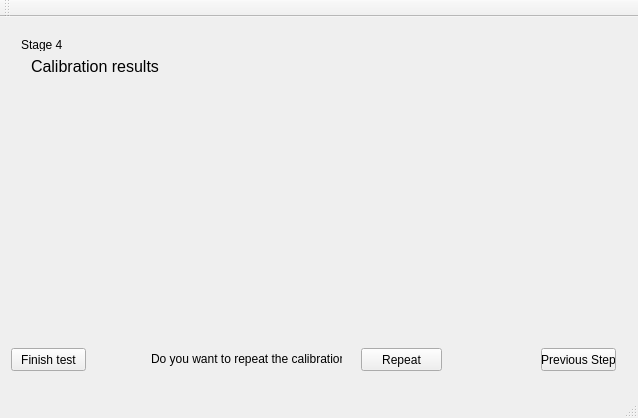
<?xml version="1.0" encoding="UTF-8"?>
<ui version="4.0">
 <class>proba</class>
 <widget class="QMainWindow" name="proba">
  <property name="geometry">
   <rect>
    <x>0</x>
    <y>0</y>
    <width>638</width>
    <height>418</height>
   </rect>
  </property>
  <property name="windowTitle">
   <string>proba</string>
  </property>
  <widget class="QWidget" name="centralWidget">
   <layout class="QGridLayout" name="gridLayout_2">
    <item row="0" column="1">
     <widget class="QStackedWidget" name="stackedWidget">
      <property name="currentIndex">
       <number>3</number>
      </property>
      <widget class="QWidget" name="page_0">
       <widget class="QPushButton" name="next0Button">
        <property name="geometry">
         <rect>
          <x>530</x>
          <y>320</y>
          <width>75</width>
          <height>23</height>
         </rect>
        </property>
        <property name="text">
         <string>Next Step</string>
        </property>
       </widget>
       <widget class="QLabel" name="label">
        <property name="geometry">
         <rect>
          <x>10</x>
          <y>0</y>
          <width>61</width>
          <height>21</height>
         </rect>
        </property>
        <property name="text">
         <string>Step 1</string>
        </property>
       </widget>
       <widget class="QLabel" name="label_3">
        <property name="geometry">
         <rect>
          <x>10</x>
          <y>30</y>
          <width>321</width>
          <height>71</height>
         </rect>
        </property>
        <property name="text">
         <string>Put the vehicle on the central position of the camera number 1</string>
        </property>
       </widget>
      </widget>
      <widget class="QWidget" name="page_1">
       <widget class="QLabel" name="label_2">
        <property name="geometry">
         <rect>
          <x>10</x>
          <y>0</y>
          <width>47</width>
          <height>13</height>
         </rect>
        </property>
        <property name="text">
         <string>Step 2</string>
        </property>
       </widget>
       <widget class="QPushButton" name="next1Button">
        <property name="geometry">
         <rect>
          <x>540</x>
          <y>320</y>
          <width>75</width>
          <height>23</height>
         </rect>
        </property>
        <property name="text">
         <string>Next Step</string>
        </property>
       </widget>
       <widget class="QPushButton" name="prev1Button">
        <property name="geometry">
         <rect>
          <x>0</x>
          <y>320</y>
          <width>75</width>
          <height>23</height>
         </rect>
        </property>
        <property name="text">
         <string>Previous Step</string>
        </property>
       </widget>
       <widget class="QLabel" name="label_4">
        <property name="geometry">
         <rect>
          <x>10</x>
          <y>20</y>
          <width>201</width>
          <height>16</height>
         </rect>
        </property>
        <property name="text">
         <string>Connect the vehicle using the power cord</string>
        </property>
       </widget>
       <widget class="QLabel" name="label_5">
        <property name="geometry">
         <rect>
          <x>10</x>
          <y>170</y>
          <width>211</width>
          <height>16</height>
         </rect>
        </property>
        <property name="text">
         <string>Set the power source to 10 V 3A Vcc</string>
        </property>
       </widget>
      </widget>
      <widget class="QWidget" name="page_2">
       <widget class="QLabel" name="label_6">
        <property name="geometry">
         <rect>
          <x>10</x>
          <y>10</y>
          <width>47</width>
          <height>13</height>
         </rect>
        </property>
        <property name="text">
         <string>Step 3</string>
        </property>
       </widget>
       <widget class="QPushButton" name="next2Button">
        <property name="geometry">
         <rect>
          <x>540</x>
          <y>320</y>
          <width>75</width>
          <height>23</height>
         </rect>
        </property>
        <property name="text">
         <string>Next Step</string>
        </property>
       </widget>
       <widget class="QPushButton" name="prev2Button">
        <property name="geometry">
         <rect>
          <x>0</x>
          <y>320</y>
          <width>75</width>
          <height>23</height>
         </rect>
        </property>
        <property name="text">
         <string>Previous Step</string>
        </property>
       </widget>
       <widget class="QLabel" name="label_7">
        <property name="geometry">
         <rect>
          <x>10</x>
          <y>50</y>
          <width>311</width>
          <height>41</height>
         </rect>
        </property>
        <property name="font">
         <font>
          <pointsize>10</pointsize>
         </font>
        </property>
        <property name="text">
         <string>Do you want to start the calibration process?</string>
        </property>
       </widget>
       <widget class="QLabel" name="label_10">
        <property name="geometry">
         <rect>
          <x>10</x>
          <y>90</y>
          <width>211</width>
          <height>16</height>
         </rect>
        </property>
        <property name="text">
         <string>The vehicle is going to do some movements</string>
        </property>
       </widget>
       <widget class="QPushButton" name="pushButton">
        <property name="geometry">
         <rect>
          <x>10</x>
          <y>120</y>
          <width>75</width>
          <height>23</height>
         </rect>
        </property>
        <property name="text">
         <string>Start</string>
        </property>
       </widget>
       <widget class="QLabel" name="label_ready">
        <property name="geometry">
         <rect>
          <x>420</x>
          <y>280</y>
          <width>171</width>
          <height>16</height>
         </rect>
        </property>
        <property name="text">
         <string>Calibration finished. Click on next</string>
        </property>
       </widget>
      </widget>
      <widget class="QWidget" name="page_3">
       <widget class="QLabel" name="label_8">
        <property name="geometry">
         <rect>
          <x>10</x>
          <y>10</y>
          <width>47</width>
          <height>13</height>
         </rect>
        </property>
        <property name="text">
         <string>Stage 4</string>
        </property>
       </widget>
       <widget class="QLabel" name="label_9">
        <property name="geometry">
         <rect>
          <x>20</x>
          <y>30</y>
          <width>141</width>
          <height>16</height>
         </rect>
        </property>
        <property name="font">
         <font>
          <pointsize>12</pointsize>
         </font>
        </property>
        <property name="text">
         <string>Calibration results</string>
        </property>
       </widget>
       <widget class="QPushButton" name="pushButton_2">
        <property name="geometry">
         <rect>
          <x>350</x>
          <y>320</y>
          <width>81</width>
          <height>23</height>
         </rect>
        </property>
        <property name="text">
         <string>Repeat</string>
        </property>
       </widget>
       <widget class="QPushButton" name="prev4Button">
        <property name="geometry">
         <rect>
          <x>530</x>
          <y>320</y>
          <width>75</width>
          <height>23</height>
         </rect>
        </property>
        <property name="sizePolicy">
         <sizepolicy hsizetype="Fixed" vsizetype="Fixed">
          <horstretch>0</horstretch>
          <verstretch>0</verstretch>
         </sizepolicy>
        </property>
        <property name="text">
         <string>Previous Step</string>
        </property>
       </widget>
       <widget class="QPushButton" name="next4Button">
        <property name="geometry">
         <rect>
          <x>0</x>
          <y>320</y>
          <width>75</width>
          <height>23</height>
         </rect>
        </property>
        <property name="sizePolicy">
         <sizepolicy hsizetype="Fixed" vsizetype="Fixed">
          <horstretch>0</horstretch>
          <verstretch>0</verstretch>
         </sizepolicy>
        </property>
        <property name="text">
         <string>Finish test</string>
        </property>
       </widget>
       <widget class="QLabel" name="label_11">
        <property name="geometry">
         <rect>
          <x>140</x>
          <y>320</y>
          <width>191</width>
          <height>21</height>
         </rect>
        </property>
        <property name="text">
         <string>Do you want to repeat the calibration?</string>
        </property>
       </widget>
      </widget>
     </widget>
    </item>
   </layout>
  </widget>
  <widget class="QMenuBar" name="menuBar">
   <property name="geometry">
    <rect>
     <x>0</x>
     <y>0</y>
     <width>638</width>
     <height>21</height>
    </rect>
   </property>
  </widget>
  <widget class="QToolBar" name="mainToolBar">
   <attribute name="toolBarArea">
    <enum>TopToolBarArea</enum>
   </attribute>
   <attribute name="toolBarBreak">
    <bool>false</bool>
   </attribute>
  </widget>
  <widget class="QStatusBar" name="statusBar"/>
 </widget>
 <layoutdefault spacing="6" margin="11"/>
 <resources/>
 <connections/>
</ui>
